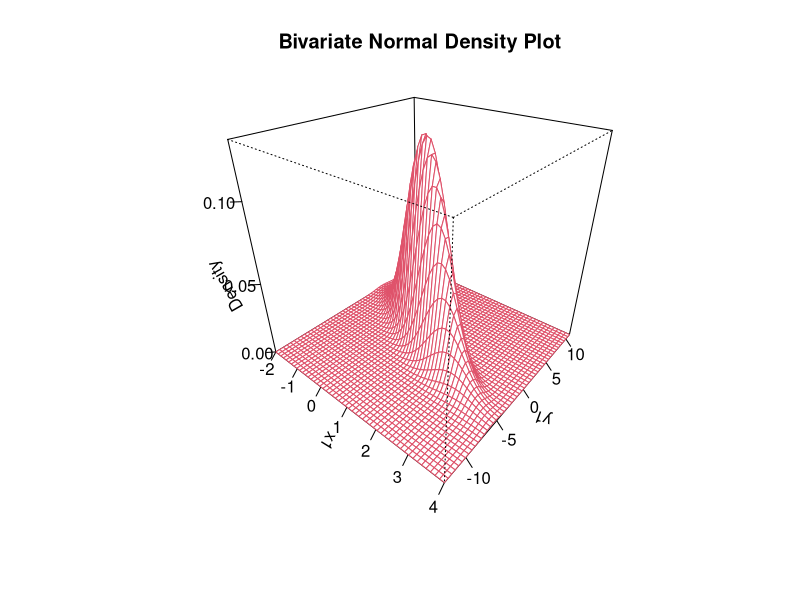

This figure's R source:
##x is the sample observation vector, mvtnorm density to be evaluated for
##mu population mean vector
##sigma population dispersion matrix 
## usage pdf_x(x , mu , sigma)
## outs density 
pdf_x <- function(x,y)
{
  z=c(x,y)
  mu = c(1 , -1)
  sigma = matrix(c(1 ,  -1.6 ,  -1.6 , 4) , nrow = 2 , ncol = 2, byrow = TRUE)
  p = length(mu) 
  sigma_inverse = solve(sigma)
  det_sigma = det(sigma)
  const= (2*pi)^(p/2)*(det_sigma)^(1/2)
  density = const^(-1) * exp(-(t(z - mu)%*%sigma_inverse%*%(z - mu))*(1/2))
  return(density)
}


##Testing function 
x = c(3.1,-1.1 )
y=c(-2.1,1.1)
pdf_x(1.1,-1.1)

#Creating the sequences around the mean of each variable. 

x=seq(-2,4,length=50)
y=seq(-13,11,length=50)

#creating the 50x50 matrix of densities. 
z=outer(x , y , Vectorize(pdf_x))


#Drawing the surface. 
persp(x,y,z, theta=40, phi=30,ticktype = "detailed", border=2 ,
      main= "Bivariate Normal Density Plot" ,
      xlab="x1", ylab="y1", zlab="Density")
dev.off()
